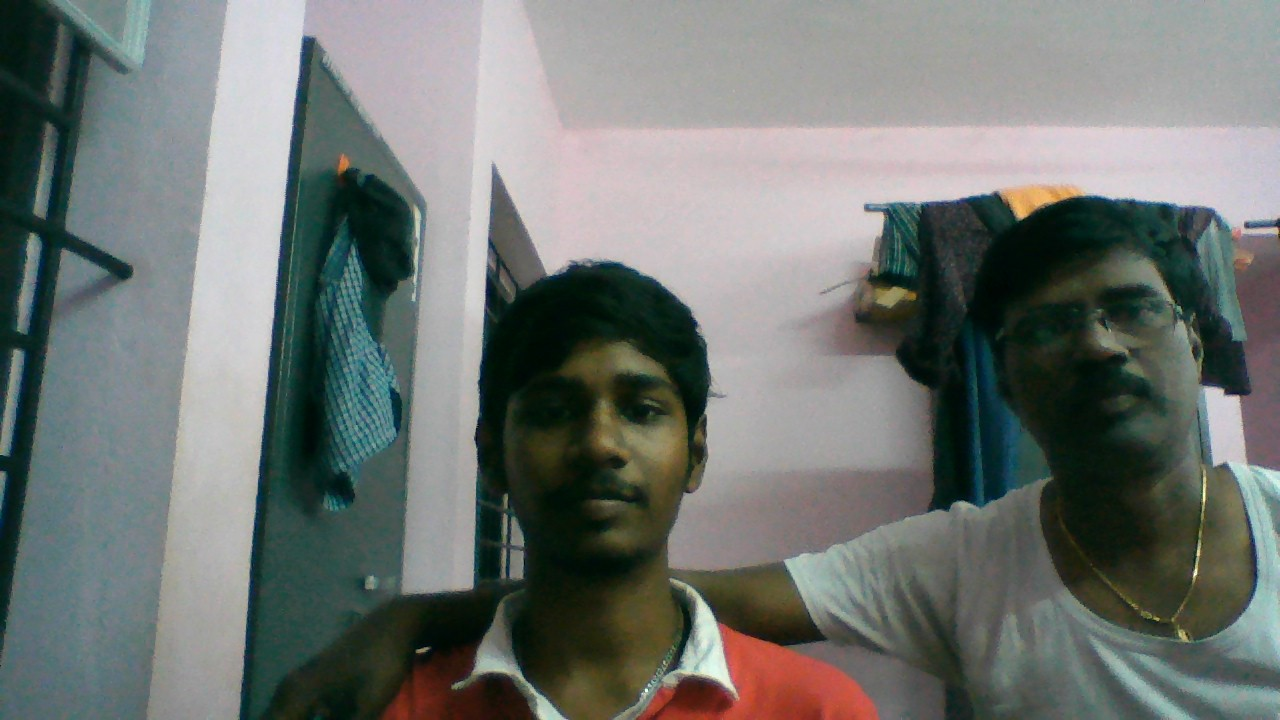
#> input picture dad_and_me.jpg, 1280 x 720 px
$ jupyter execute appImage.py.ipynb
#> lines starting #> are read from the running program, lines starting #| are printed output that depends on the picture; after the words box and inside, x2 and y2 are one past the last pixel; in counts of white or black regions, pixels touching at a corner belong together
[cell 1]
import cv2
from random import randrange

[cell 2]
trained_data = cv2.CascadeClassifier(cv2.data.haarcascades + "haarcascade_frontalface_default.xml")
img = cv2.imread('dad_and_me.jpg')
#> img is the input picture: shape (720, 1280, 3); mean B, G, R 113.4, 117, 111.7
gray_scaled_img = cv2.cvtColor(img,cv2.COLOR_BGR2GRAY)
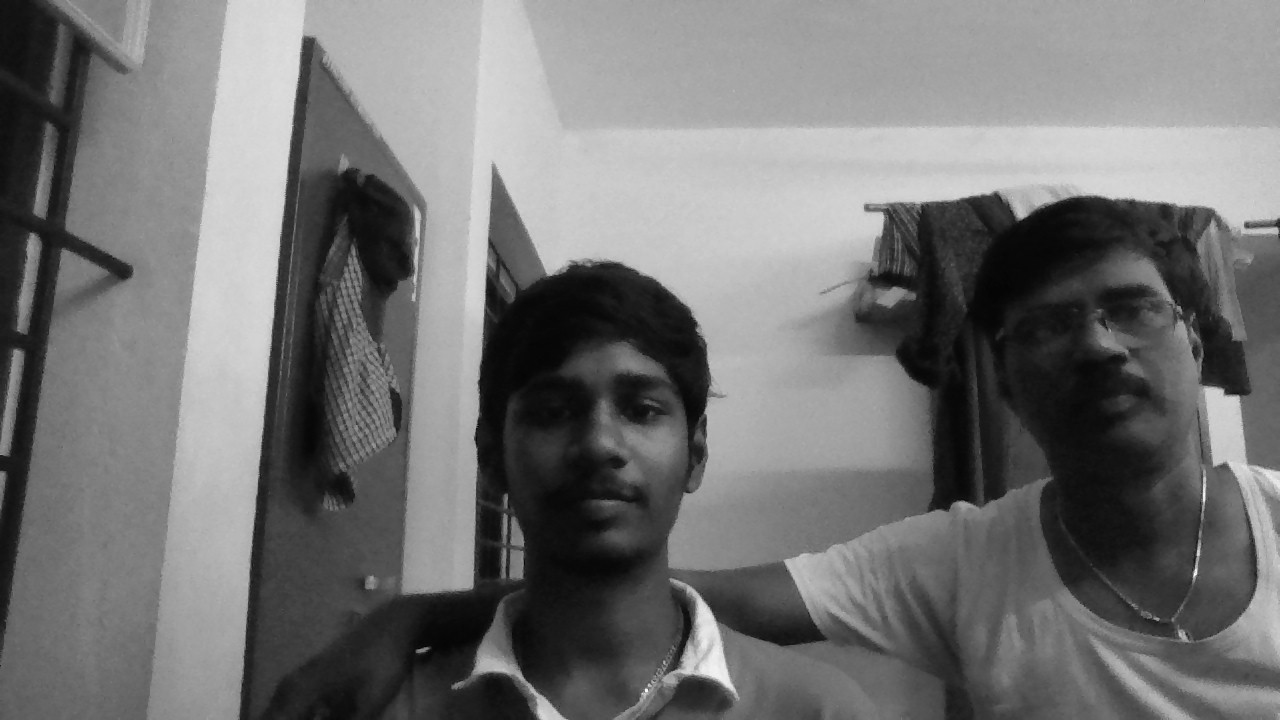
#> gray_scaled_img: shape (720, 1280); min 1, max 251, mean 115

[cell 3]
face_co_ordinates = trained_data.detectMultiScale(gray_scaled_img)
#> face_co_ordinates = [[932, 214, 62, 62], [483, 314, 234, 234], [1005, 241, 191, 191]]
print(face_co_ordinates)
#| [[ 932  214   62   62]
#|  [ 483  314  234  234]
#|  [1005  241  191  191]]
for (x,y,w,h) in face_co_ordinates:
    cv2.rectangle(img,(x,y),(x+w,y+h),(randrange(256),randrange(256),randrange(256)),5)
#> this loop made 3 passes
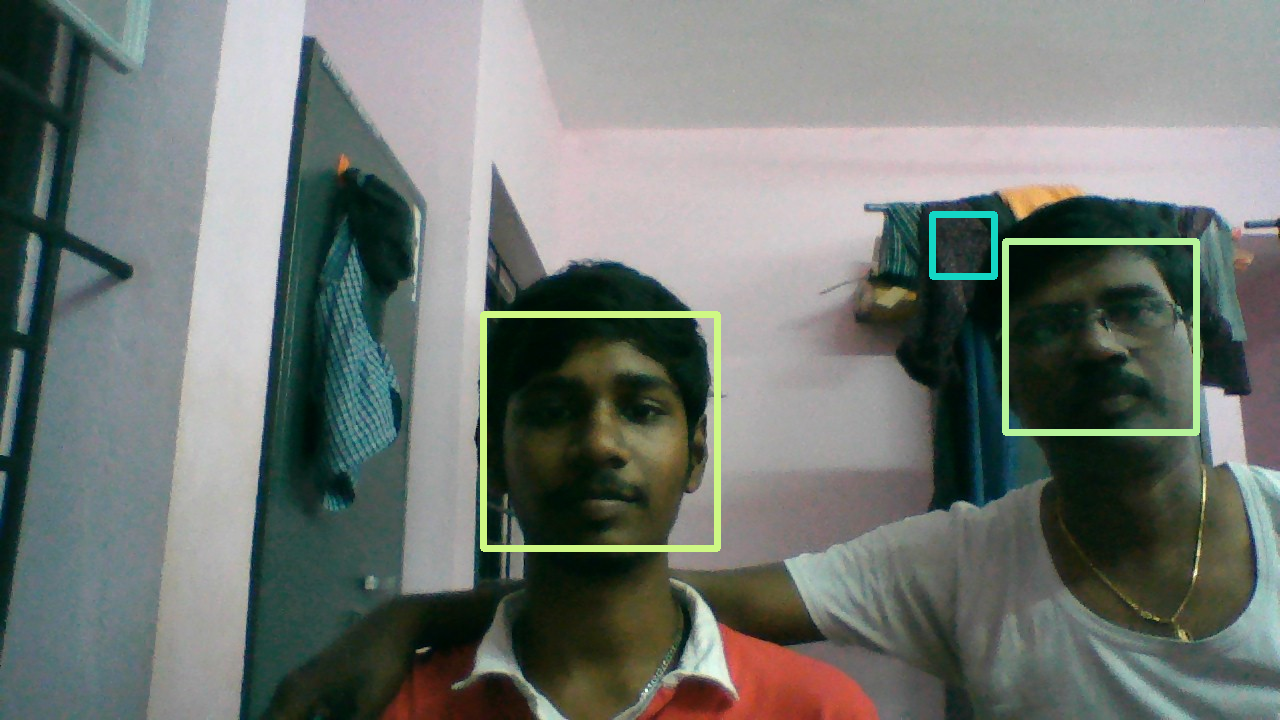
#> img: shape (720, 1280, 3); 1.47% of pixels changed, all inside (x1, y1, x2, y2) = (480, 211, 1200, 552)

[cell 4]
cv2.imshow('my daddy photo',img)
cv2.waitKey()
#> Out = 27

$ run again, with daddy.jpg copied over dad_and_me.jpg
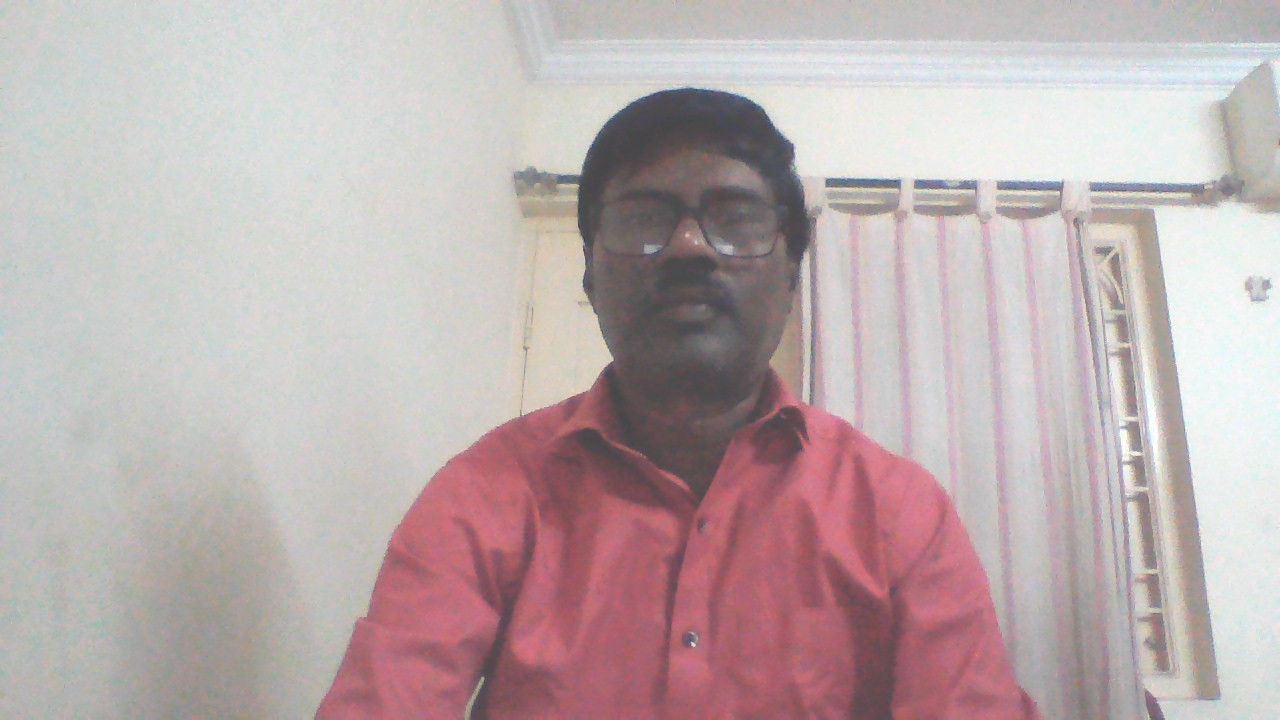
#> input picture daddy.jpg, 1280 x 720 px
#> img is the input picture: shape (720, 1280, 3); mean B, G, R 175, 174.2, 189.1
#> `gray_scaled_img = cv2.cvtColor(img,cv2.COLOR_BGR2GRAY)`:
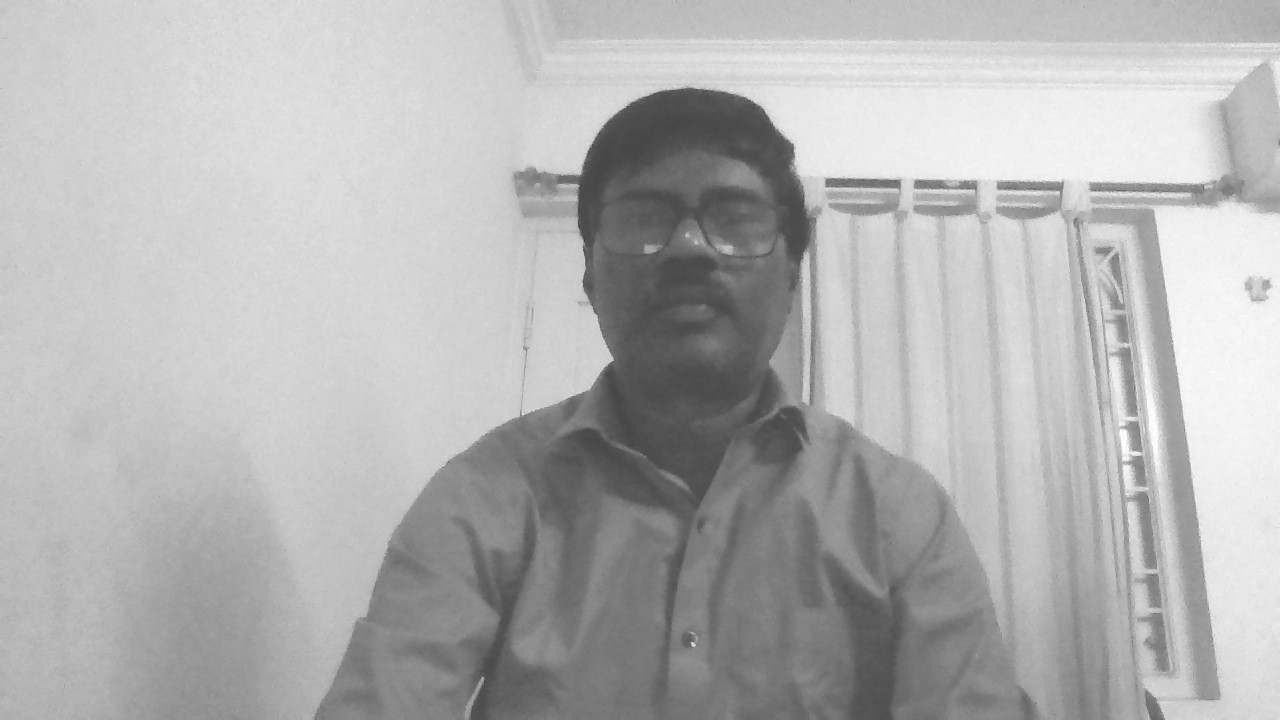
#> gray_scaled_img: shape (720, 1280); min 62, max 255, mean 178.7
#> face_co_ordinates = [[582, 129, 217, 217]]
#| [[582 129 217 217]]
#> the loop `for (x,y,w,h) in face_co_ordinates:` made 1 pass
#> after the loop `for (x,y,w,h) in face_co_ordinates:`:
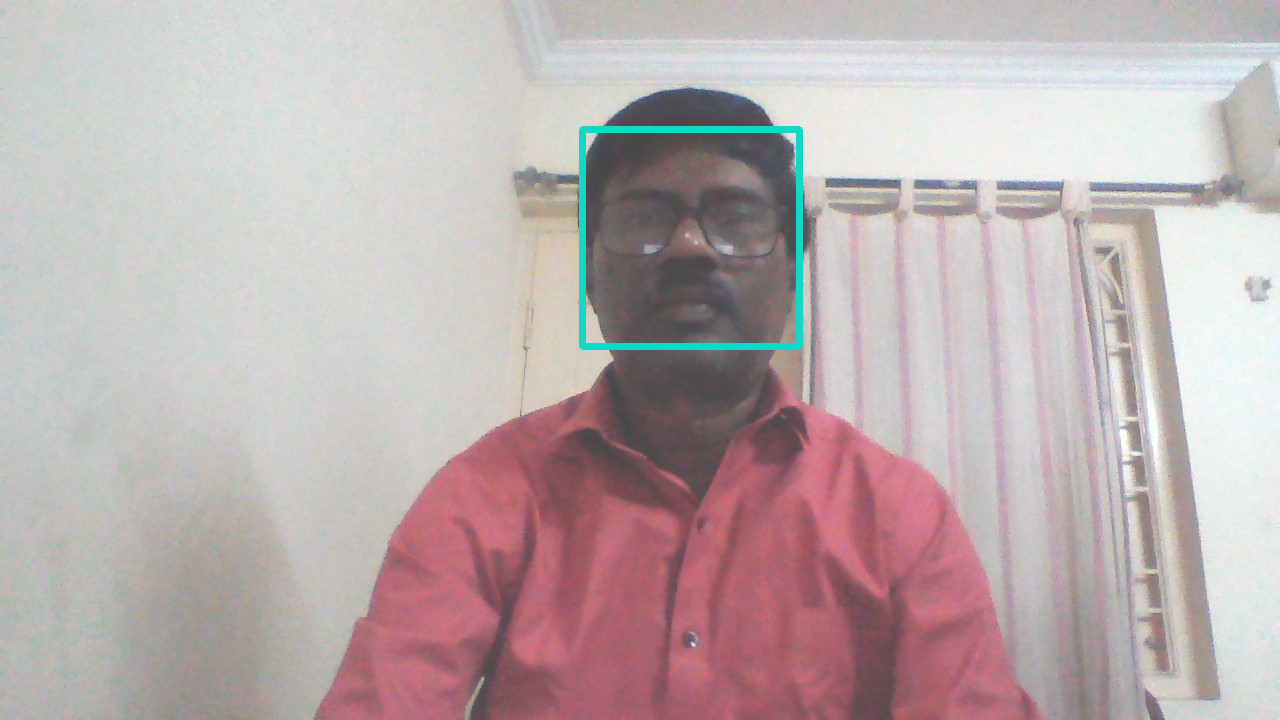
#> img: shape (720, 1280, 3); 0.66% of pixels changed, all inside (x1, y1, x2, y2) = (579, 126, 803, 350)
#> Out = 27
